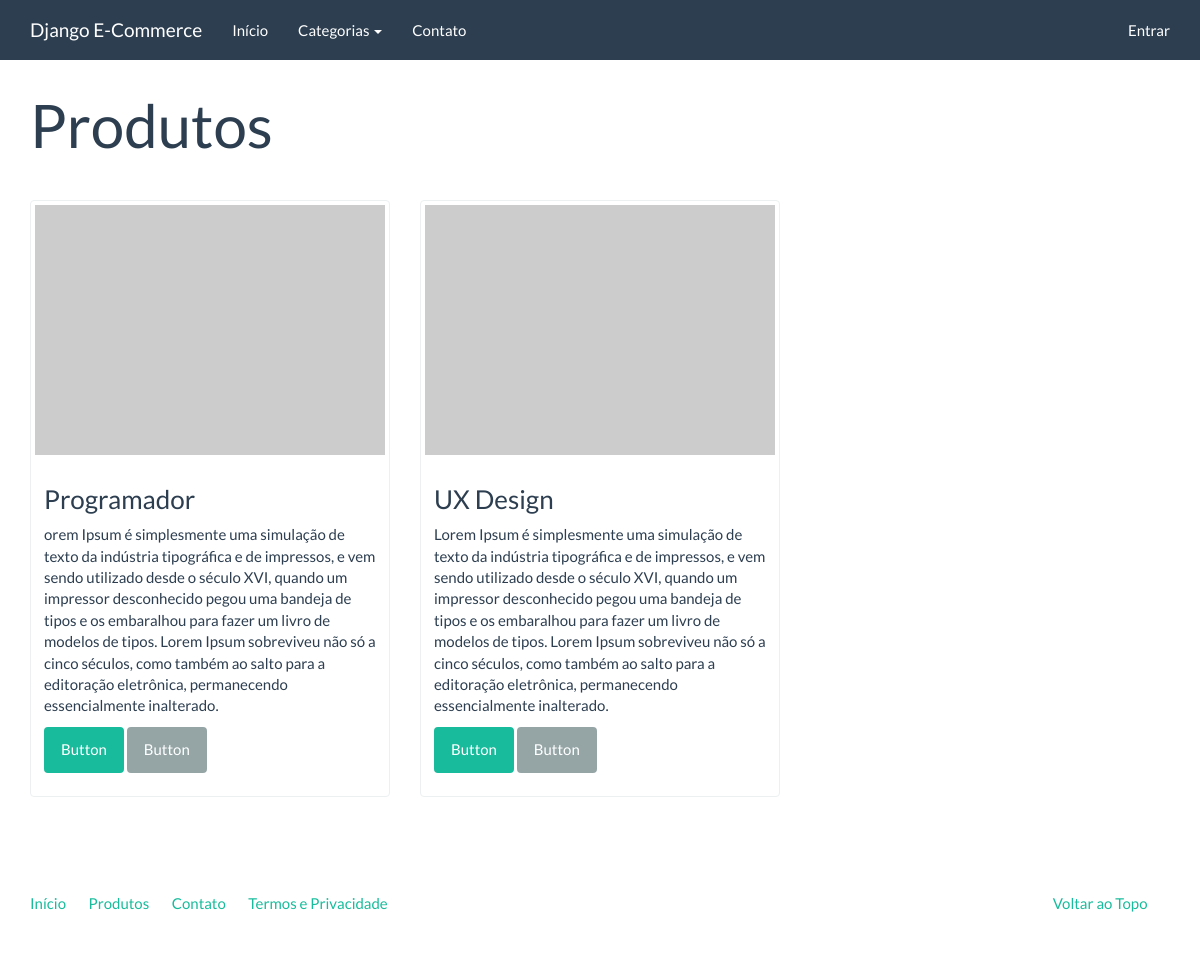
/vagas/, run on the app's committed database.
### catalog/models.py (models this page shows)
class Product(models.Model):
	name = models.CharField('Nome', max_length=100)
	slug = models.SlugField('Slug', max_length=100)
	category = models.ForeignKey('catalog.Category', verbose_name='Categoria')
	description = models.TextField('Descrição', blank=True)
	price = models.DecimalField('Preço', decimal_places=2, max_digits=8)
	created = models.DateTimeField('Criado em', auto_now_add=True)
	modified = models.DateTimeField('Modificado em', auto_now=True)
	class Meta:
		verbose_name = 'Produto'
		verbose_name_plural = 'Produtos'
		ordering = ['name']
	def __unicode__(self):
		return self.name
	def get_absolute_url(self):
		return reverse('catalog:product', kwargs={'slug': self.slug})

### catalog/views.py (the view)
def product_list(request):
	context = {
		'product_list': Product.objects.all()
	}
	return render(request, 'catalog/product_list.html', context)

### catalog/context_processors.py (called while the page is built)
def categories(request):
	return {
		'categories': Category.objects.all()
	}

### catalog/models.py (called while the page is built)
	def __unicode__(self):
		return self.name

	def get_absolute_url(self):
		return reverse(
			'catalog:category',
			kwargs={'slug': self.slug})

### catalog/templates/catalog/product_list.html (shortened to what this page needs)
{% extends "base.html" %}
{% block container %}
	<div class="page-header">
			<h1>Produtos</h1>
		</div>
		<div class="row">
			{% for product in product_list %}
			<div class="col-sm-6 col-md-4">
				<div class="thumbnail">
					<a href="{{ product.get_absolute_url }}">
						<img src="http://placehold.it/350x250" alt="" />
					</a>
					<div class="caption">
						<h3>{{ product }}</h3>
						{{ product.description|linebreaks }}
						<p><a href="{{ product.get_absolute_url }}" class="btn btn-success" role="button">Button</a> <a href="#" class="btn btn-default" role="button">Button</a></p>
					</div>
				</div>
			</div>
			{% endfor %}
		</div>
{% endblock %}

### core/templates/base.html (shortened to what this page needs)
<!DOCTYPE html>
{% load static %}
<html lang="en">
<head>
  <link rel="stylesheet" href="{% static 'assets/bootstrap.min.css' %}" media="screen" />
  <link rel="stylesheet" href="{% static 'assets/custom.min.css' %}" media="screen" />
</head>
<body>
    <div class="navbar navbar-default navbar-fixed-top">
      <div class="container">
        <div class="navbar-header">
          <a href="" class="navbar-brand">Django E-Commerce</a>
        </div>
        <div class="navbar-collapse collapse" id="navbar-main">
          <ul class="nav navbar-nav">
            <li>
              <a href="{% url 'index' %}">Início</a>
            </li>
            <li class="dropdown">
              <a class="dropdown-toggle" data-toggle="dropdown" href="{% url 'catalog:product_list' %}" id="download">Categorias <span class="caret"></span></a>
            </li>
			<li>
				<a href="{% url 'contact' %}">Contato</a>
			</li>
          </ul>
          <ul class="nav navbar-nav navbar-right">
            {% if user.is_authenticated %}
            <li><a href="{% url 'logout' %}">Sair</a></li>
            {% else %}
            <li><a href="{% url 'login' %}">Entrar</a></li>
            {% endif %}
          </ul>
        </div>
      </div>
    </div>
    <div class="container">
        {% block container %}{% endblock %}
		<footer>
			<div class="row">
			  <div class="col-lg-12">
			    <ul class="list-unstyled">
			      <li class="pull-right"><a href="#top">Voltar ao Topo</a></li>
			      <li><a href="">Início</a></li>
			      <li><a href="">Produtos</a></li>
			      <li><a href="">Contato</a></li>
			      <li><a href="">Termos e Privacidade</a></li>
			    </ul>
			  </div>
			</div>
		</footer>
	</div>
</body>
</html>

### data on the page
Product: name "Programador", description "orem Ipsum é simplesmente uma simulação de texto da indústria tipográfica e de impressos, e vem sendo utilizado desde o século XVI, quando um impressor desconhecido pegou uma bandeja de tipos e os embaralhou para fazer um livro de modelos de tipos. Lorem Ipsum sobreviveu não só a cinco séculos, como também ao salto para a editoração eletrônica, permanecendo essencialmente inalterado."
Product: name "UX Design", description "Lorem Ipsum é simplesmente uma simulação de texto da indústria tipográfica e de impressos, e vem sendo utilizado desde o século XVI, quando um impressor desconhecido pegou uma bandeja de tipos e os embaralhou para fazer um livro de modelos de tipos. Lorem Ipsum sobreviveu não só a cinco séculos, como também ao salto para a editoração eletrônica, permanecendo essencialmente inalterado."
